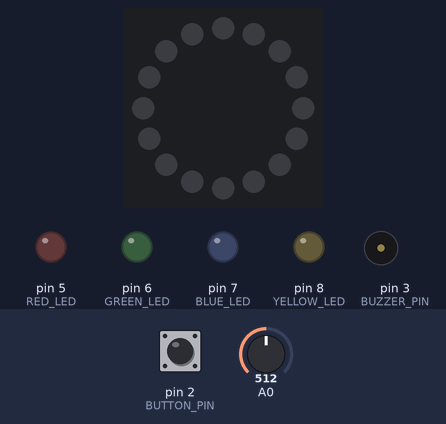
The sketch below on a simulated Arduino Nano, built with avr-gcc and run on an emulated ATmega328P. Shown: 16 RGB LEDs in a ring, first at the top, clockwise, output pins drawn as LEDs (lit = HIGH), buzzer (waves = sounding). Dashed ring = blinking. The test bench sets the inputs (shaded band); at power-on: pin 2 (BUTTON_PIN) HIGH, A0 = 512. Random numbers use the default seed unless the sketch sets one.

Above: at 1.2 s.
1.3 s: pin 2 (BUTTON_PIN) pulled LOW for 0.15 s
At 2.54 s:
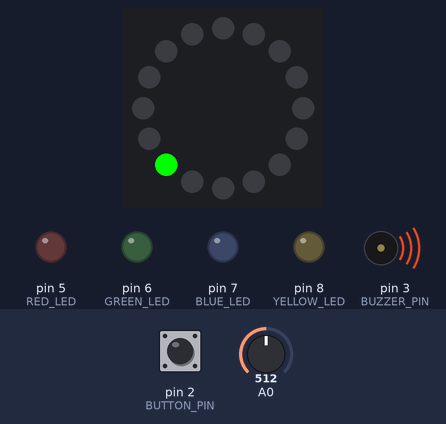
At 9.35 s:
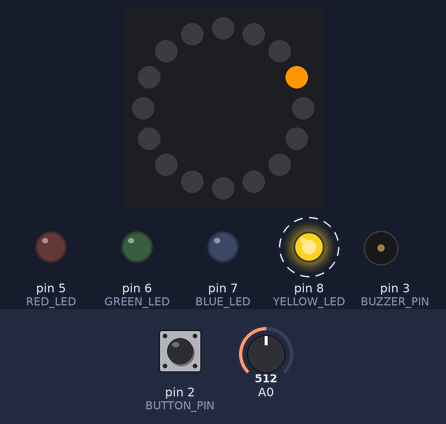
Timing chart, 0 to 13.0 s (numbered marks = the images above; inputs shaded):
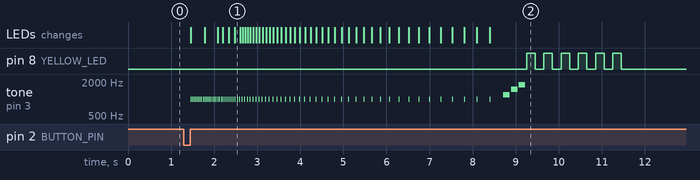

The sketch:

led_roulette__1_.ino
```cpp
/*
  LED ROULETTE GAME - Arduino Nano
  ---------------------------------
  - Press button -> ring spins counter-clockwise, slows down, stops on a
    random color (red/green/blue/yellow).
  - The matching discrete indicator LED then blinks to show the result.
  - Press the SAME button again -> resets and spins again.

  Hardware:
    D2  - Push button (other leg to GND, uses INPUT_PULLUP)
    D3  - Buzzer
    D4  - NeoPixel ring data pin
    D5  - Red indicator LED
    D6  - Green indicator LED
    D7  - Blue indicator LED
    D8  - Yellow indicator LED
    A0  - left unconnected (random seed noise source)

  Library needed: Adafruit NeoPixel (install via Library Manager)
*/

#include <Adafruit_NeoPixel.h>

// ---------- CONFIG ----------
#define LED_PIN     4
#define NUM_LEDS    16     // MUST be a multiple of 4. Increase freely (24, 32, 40...)
#define BUTTON_PIN  2
#define BUZZER_PIN  3
#define RED_LED     5
#define GREEN_LED   6
#define BLUE_LED    7
#define YELLOW_LED  8

// If your physical ring's index order runs CLOCKWISE instead of
// counter-clockwise, set this to true to flip the spin direction.
#define REVERSE_DIRECTION false

Adafruit_NeoPixel ring(NUM_LEDS, LED_PIN, NEO_GRB + NEO_KHZ800);

enum Color { RED, GREEN, BLUE, YELLOW };

bool gameRunning = false;

void setup() {
  pinMode(BUTTON_PIN, INPUT_PULLUP);
  pinMode(RED_LED, OUTPUT);
  pinMode(GREEN_LED, OUTPUT);
  pinMode(BLUE_LED, OUTPUT);
  pinMode(YELLOW_LED, OUTPUT);
  pinMode(BUZZER_PIN, OUTPUT);

  ring.begin();
  ring.show();

  // seed randomness from an unconnected analog pin (floating noise)
  randomSeed(analogRead(A0));
}

void loop() {
  if (digitalRead(BUTTON_PIN) == LOW) {
    delay(30); // debounce
    if (digitalRead(BUTTON_PIN) == LOW) {
      while (digitalRead(BUTTON_PIN) == LOW) { /* wait for release */ }
      if (!gameRunning) {
        spinWheel();
      }
    }
  }
}

// ---------- helpers ----------

Color colorAt(int index) {
  // Quadrant layout (NUM_LEDS split into 4 equal blocks going around the ring):
  //   Quadrant 1 -> YELLOW
  //   Quadrant 2 -> BLUE
  //   Quadrant 3 -> GREEN
  //   Quadrant 4 -> RED
  int quadrantSize = NUM_LEDS / 4;
  int quadrant = index / quadrantSize;

  switch (quadrant) {
    case 0: return YELLOW;
    case 1: return BLUE;
    case 2: return GREEN;
    case 3: return RED;
  }
  return RED; // fallback, shouldn't be reached
}

uint32_t colorValue(Color c) {
  switch (c) {
    case RED:    return ring.Color(255, 0, 0);
    case GREEN:  return ring.Color(0, 255, 0);
    case BLUE:   return ring.Color(0, 0, 255);
    case YELLOW: return ring.Color(255, 150, 0);
  }
  return 0;
}

int indicatorPin(Color c) {
  switch (c) {
    case RED:    return RED_LED;
    case GREEN:  return GREEN_LED;
    case BLUE:   return BLUE_LED;
    case YELLOW: return YELLOW_LED;
  }
  return -1;
}

void clearAll() {
  ring.clear();
  ring.show();
  digitalWrite(RED_LED, LOW);
  digitalWrite(GREEN_LED, LOW);
  digitalWrite(BLUE_LED, LOW);
  digitalWrite(YELLOW_LED, LOW);
  noTone(BUZZER_PIN);
}

// ---------- main game logic ----------

void spinWheel() {
  gameRunning = true;
  clearAll();

  // Reseed with live entropy each spin so results aren't predictable/repeating
  randomSeed(analogRead(A0) + micros());

  int winnerIndex   = random(0, NUM_LEDS);       // truly random stopping LED
  int extraRotations = random(3, 6);              // 3-5 full loops before landing
  int totalSteps      = extraRotations * NUM_LEDS + winnerIndex;

  for (int step = 0; step <= totalSteps; step++) {
    int idx = step % NUM_LEDS;
    if (REVERSE_DIRECTION) idx = (NUM_LEDS - idx) % NUM_LEDS;

    ring.clear();
    ring.setPixelColor(idx, colorValue(colorAt(idx)));
    ring.show();

    tone(BUZZER_PIN, 1000, 15); // roulette "tick" sound

    // Ease-out: fast at first, slows down near the end (cubic curve)
    float progress = (float)step / (float)totalSteps;
    int delayTime = 35 + (int)(pow(progress, 3) * 280); // 35ms -> ~315ms
    delay(delayTime);
  }

  // Land exactly on the winner
  int finalIdx = winnerIndex;
  if (REVERSE_DIRECTION) finalIdx = (NUM_LEDS - winnerIndex) % NUM_LEDS;
  ring.clear();
  ring.setPixelColor(finalIdx, colorValue(colorAt(winnerIndex)));
  ring.show();

  Color winner = colorAt(winnerIndex);
  announceResult(winner);

  gameRunning = false; // pressing the button now restarts the game
}

void announceResult(Color winner) {
  // little "win" fanfare
  int melody[] = {1200, 1500, 1800};
  for (int i = 0; i < 3; i++) {
    tone(BUZZER_PIN, melody[i], 150);
    delay(180);
  }
  noTone(BUZZER_PIN);

  // blink the matching indicator LED
  int pin = indicatorPin(winner);
  for (int i = 0; i < 6; i++) {
    digitalWrite(pin, HIGH);
    delay(200);
    digitalWrite(pin, LOW);
    delay(200);
  }
  // winning ring LED stays lit as a reminder of the result
  // until the button is pressed again to spin a new round
}
```

Measured:
- after the input at 1.3 s, pin 8 (YELLOW_LED): alternates HIGH for 0.20 s and LOW for 0.20 s, 12 changes in all, then stays LOW, starting after 8.0 s; tone on pin 3 (BUZZER_PIN): plays 1000 Hz for 0.02 s, 1000 Hz for 0.02 s, 1000 Hz for 0.02 s, 1000 Hz for 0.02 s, 1000 Hz for 0.02 s, 1000 Hz for 0.02 s … (71 notes in this stretch), starting after 0.15 s
